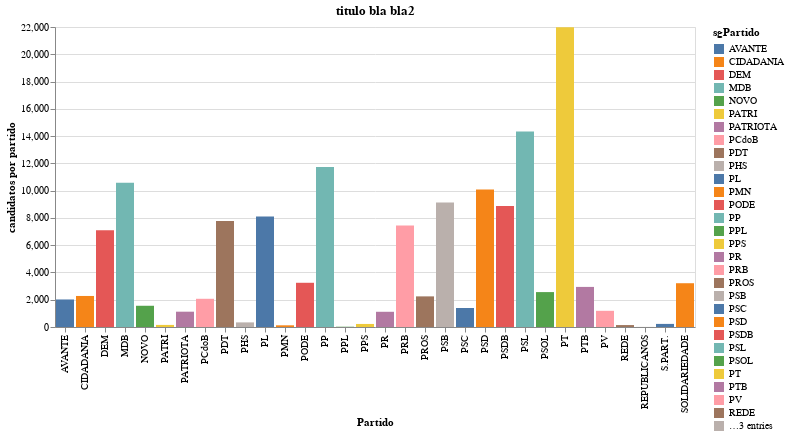

Here is the notebook cell this chart was saved with:
### Code cell
alt.Chart(qt_candidatos_partido, title='titulo bla bla2').mark_bar().encode(
    x=alt.X('sgPartido', title='Partido'),
    y=alt.Y('ideCadastro', title='candidatos por partido'),
    color= alt.Color('sgPartido')
)

### Figure 1 — Vega-Lite specification as saved in the notebook (floating-point values rounded to 4 significant figures)
{"config": {"view": {"continuousWidth": 400, "continuousHeight": 300}}, "data": {"name": "data-7b0fce5c501c48d9b92c0ac874e4da4c"}, "mark": "bar", "encoding": {"color": {"type": "nominal", "field": "sgPartido"}, "x": {"type": "nominal", "field": "sgPartido", "title": "Partido"}, "y": {"type": "quantitative", "field": "ideCadastro", "title": "candidatos por partido"}}, "title": "titulo bla bla2", "$schema": "https://vega.github.io/schema/vega-lite/v4.0.2.json", "datasets": {"data-7b0fce5c501c48d9b92c0ac874e4da4c": [{"sgPartido": "AVANTE", "ideCadastro": 2019}, {"sgPartido": "CIDADANIA", "ideCadastro": 2276}, {"sgPartido": "DEM", "ideCadastro": 7101}, {"sgPartido": "MDB", "ideCadastro": 10577}, {"sgPartido": "NOVO", "ideCadastro": 1557}, {"sgPartido": "PATRI", "ideCadastro": 153}, {"sgPartido": "PATRIOTA", "ideCadastro": 1123}, {"sgPartido": "PCdoB", "ideCadastro": 2069}, {"sgPartido": "PDT", "ideCadastro": 7777}, {"sgPartido": "PHS", "ideCadastro": 338}, {"sgPartido": "PL", "ideCadastro": 8105}, {"sgPartido": "PMN", "ideCadastro": 124}, {"sgPartido": "PODE", "ideCadastro": 3243}, {"sgPartido": "PP", "ideCadastro": 11737}, {"sgPartido": "PPL", "ideCadastro": 20}, {"sgPartido": "PPS", "ideCadastro": 224}, {"sgPartido": "PR", "ideCadastro": 1116}, {"sgPartido": "PRB", "ideCadastro": 7450}, {"sgPartido": "PROS", "ideCadastro": 2246}, {"sgPartido": "PSB", "ideCadastro": 9129}, {"sgPartido": "PSC", "ideCadastro": 1393}, {"sgPartido": "PSD", "ideCadastro": 10081}, {"sgPartido": "PSDB", "ideCadastro": 8882}, {"sgPartido": "PSL", "ideCadastro": 14341}, {"sgPartido": "PSOL", "ideCadastro": 2560}, {"sgPartido": "PT", "ideCadastro": 21984}, {"sgPartido": "PTB", "ideCadastro": 2940}, {"sgPartido": "PV", "ideCadastro": 1187}, {"sgPartido": "REDE", "ideCadastro": 142}, {"sgPartido": "REPUBLICANOS", "ideCadastro": 7}, {"sgPartido": "S.PART.", "ideCadastro": 227}, {"sgPartido": "SOLIDARIEDADE", "ideCadastro": 3210}]}}
